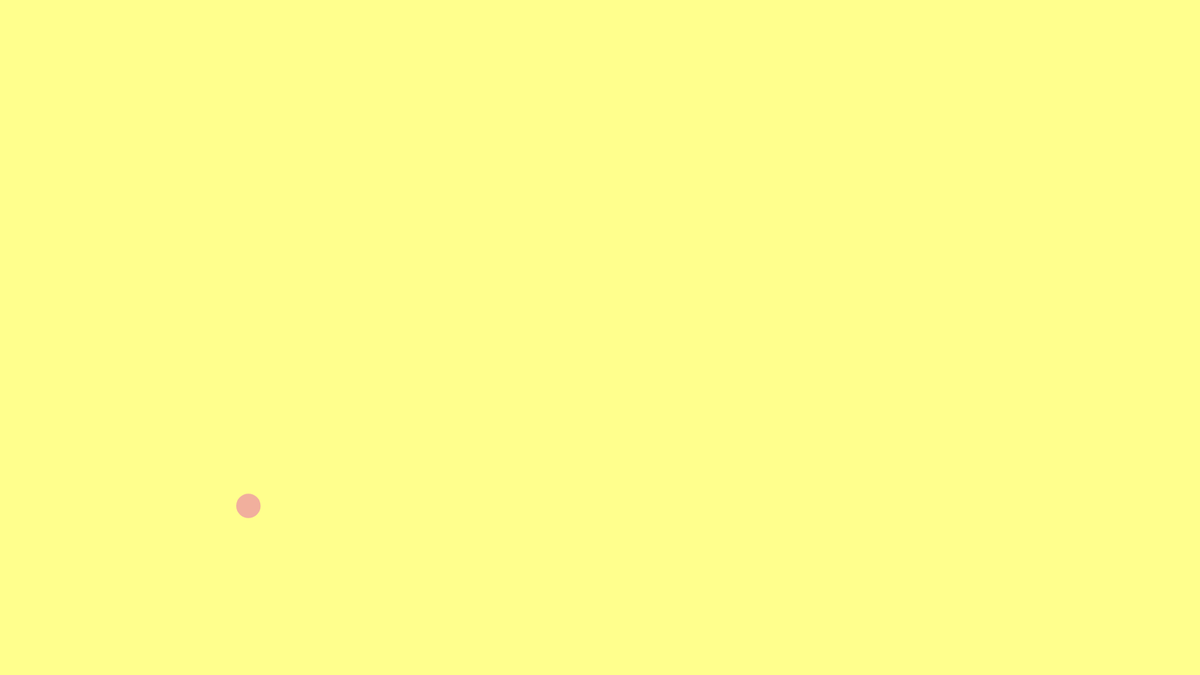
Frame 1 (no input)
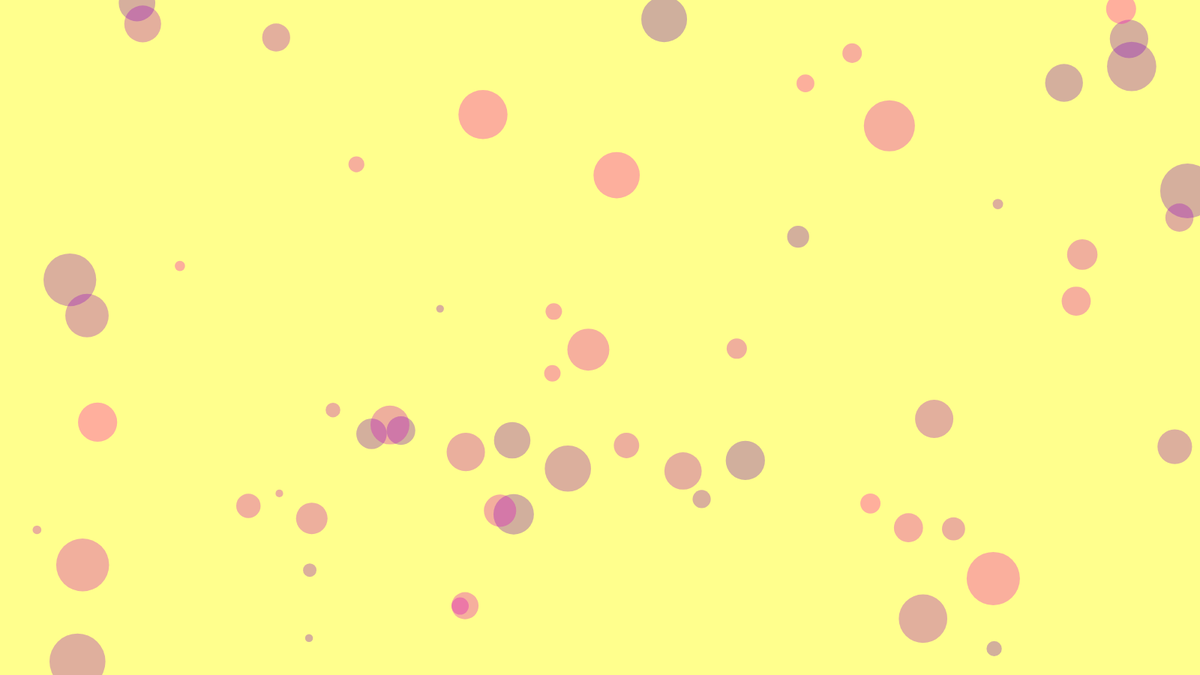
Frame 60 (no input)
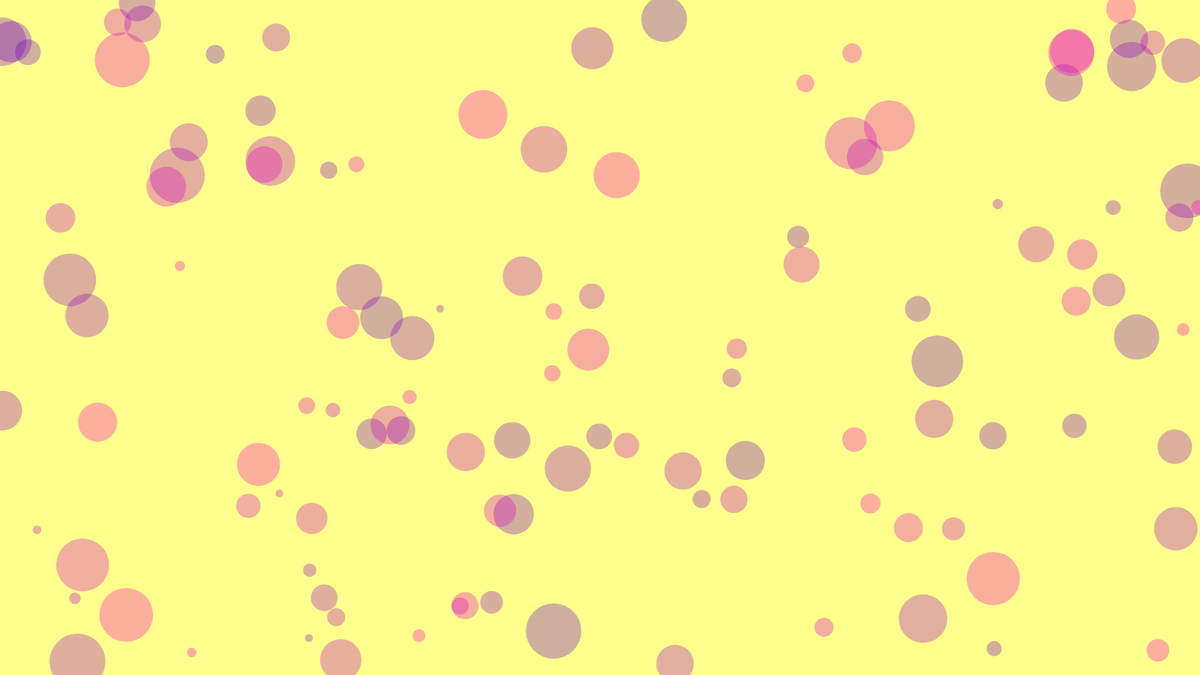
Frame 120 (the mouse pressed at the canvas centre since frame 60)

The p5.js sketch that drew these frames (run headless with seeded random() and noise() and a simulated clock; from frame 60 on, the mouse is pressed at the canvas centre):

// p5.js sketch
// ── sketch.js
var spot ={
  x: 0,
  y:0,
  d:0
};

var col = {
  r:0,
  g:0,
  b:0
};


function setup() {
  createCanvas(1600, 900);
  background('#ffff8d');
}

function draw() {
  col.r = random(100, 255);
  col.b = (100, 190);
  spot.x = random(0, 1600);
  spot.y = random(0, 900);
  spot.d = random(10, 75);
  noStroke();
  fill(col.r, col.g, col.b, 80);
  ellipse(spot.x, spot.y, spot.d, spot.d);
}
